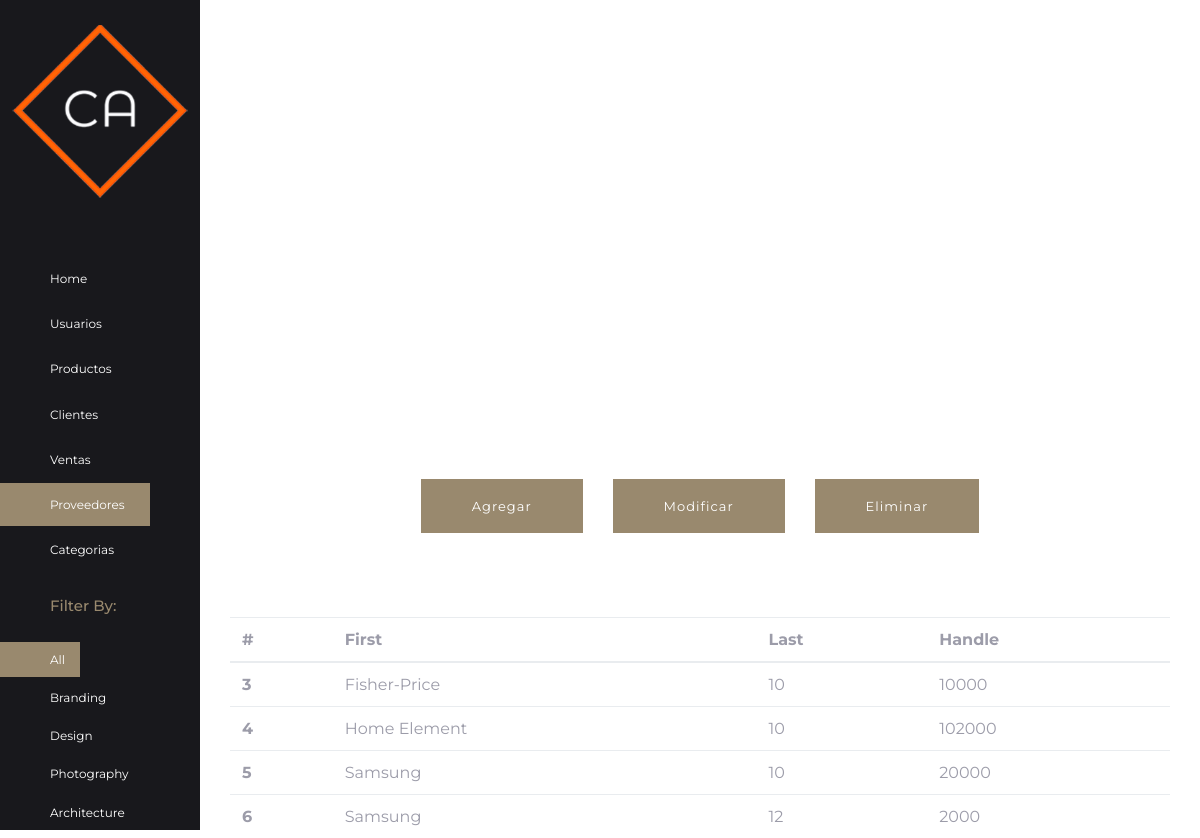
Screenshot of /proveedor with the database file from the repository.
### api/models.py (models this page shows, shortened)
class Proveedor(models.Model):
    id_proveedor = models.AutoField(primary_key=True)
    nombre_proveedor = models.CharField(max_length=100)
    cantidad_articulos = models.IntegerField()
    precio_producto = models.IntegerField()
    createdAt = models.DateTimeField(auto_now_add=True)
    objects = ProveedorManager()
    class Meta:
        ordering = ["id_proveedor"]

### fron/views.py (the view)
# urls.py: path('proveedor',FormularioProveedorView.proveedor,name="Proveedor"),
    def proveedor(request):
        proveedores=Proveedor.objects.all()
        return render(request,"proveedor.html",{"proveedores":proveedores})

### fron/templates/proveedor.html (shortened to what this page needs)
{% extends "padre.html" %}
{% load static %}
 {% block content%}
<div class="col-lg-10 col-md-9 col-12 body_block  align-content-center">
 <div class="portfolio gutters grid img-container align-content-center" >
 <br>
 <br>
 <div class="mt75 row justify-content-center">
     <form action="/agregarproveedor" method="GET">
     <div class="col-lg-2 col-12">
         <button type="submit" class="btn btn-primary">Agregar</button>
     </div>
     </form>
     <form action="/modiproveedor" method="GET">
     <div class="col-lg-2 col-12">
         <button type="submit" class="btn btn-primary">Modificar</button>
     </div>
     </form>
     <form action="/eliminarproveedor" method="GET">
     <div class="col-lg-2 col-12">
         <button type="submit" class="btn btn-primary">Eliminar</button>
     </div>
     </form>
 </div>
 <br>
 <br>
 <table class="table">
    <thead>
      <tr>
        <th scope="col">#</th>
        <th scope="col">First</th>
        <th scope="col">Last</th>
        <th scope="col">Handle</th>
      </tr>
    </thead>
    <tbody>
      {% for i in proveedores %}
      <tr>
        <th scope="row">{{i.id_proveedor}}</th>
        <td>{{i.nombre_proveedor}}</td>
        <td>{{i.cantidad_articulos}}</td>
        <td>{{i.precio_producto}}</td>
      </tr>
        {% endfor %}
      </tbody>
  </table>
 </div>
</div>
 {% endblock %}

### fron/static/css/main.css (style rules this page uses)
body { font-size: 20px; line-height: 1.6; font-weight: 300; font-family: "Montserrat", sans-serif; color: #9c9ca9; font-style: normal; overflow-x: hidden; }
.body_block { background-color: #ffffff; padding: 50px 30px; }
.btn { font-size: 13px; line-height: 1.7; text-transform: capitalize; color: #fff; font-weight: 400; padding: 15px 50px; border-radius: 0; outline: 0 !important; border: none; cursor: pointer; letter-spacing: 1px; background-color: #18181c; -webkit-transition: all 300ms ease-in-out; transition: all 300ms ease-in-out; }
.btn-primary { background-color: #99896e; border: solid 1px #99896e; color: #ffffff; -webkit-transition: all 300ms ease-in-out; transition: all 300ms ease-in-out; }

### rows the page displays
Proveedor: id_proveedor "3", nombre_proveedor "Fisher-Price", cantidad_articulos "10", precio_producto "10000"
Proveedor: id_proveedor "4", nombre_proveedor "Home Element", cantidad_articulos "10", precio_producto "102000"
Proveedor: id_proveedor "5", nombre_proveedor "Samsung", cantidad_articulos "10", precio_producto "20000"
Proveedor: id_proveedor "6", nombre_proveedor "Samsung", cantidad_articulos "12", precio_producto "2000"
